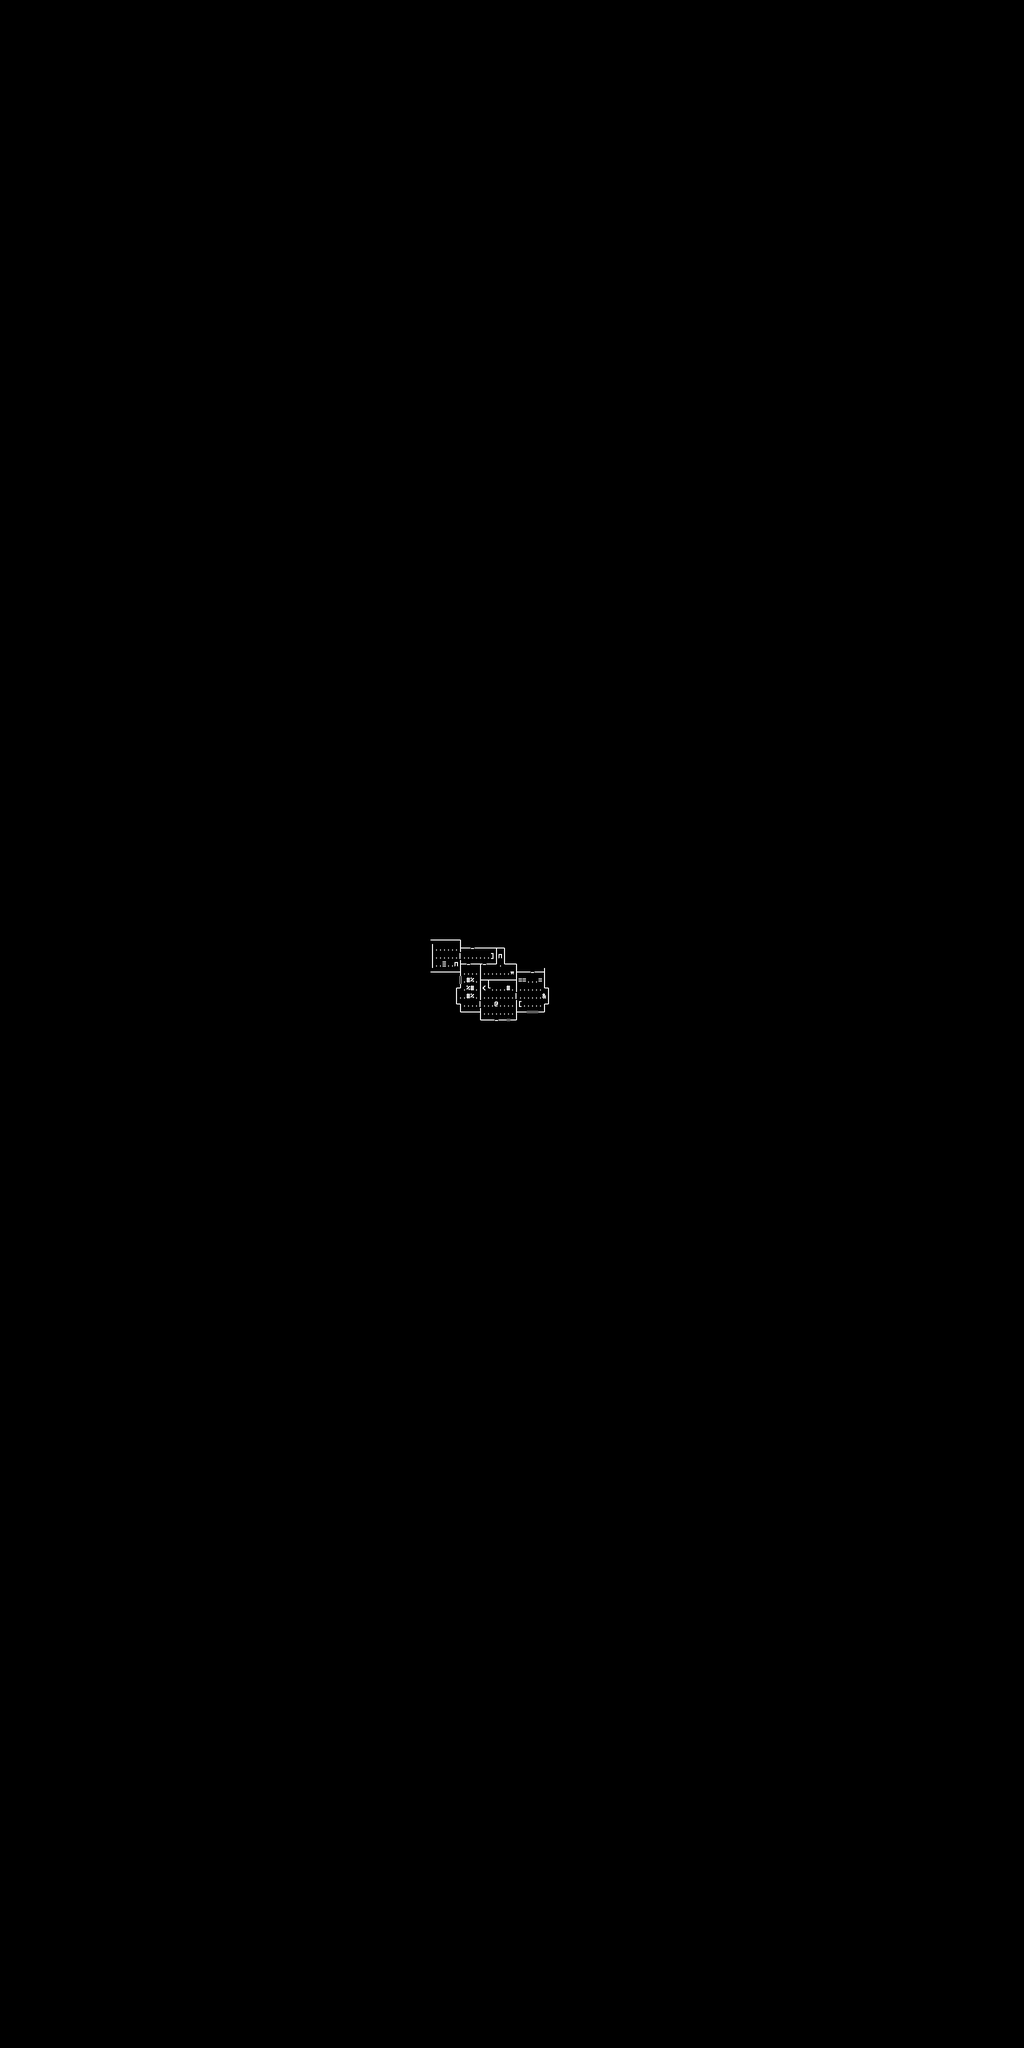

Tiled map render using the project's own tile images. Description and the map definition, with tile-layer contents summarised, below:
An orthogonal 256x256 tile map with 8x16 px tiles, 1 tile layer (TILES) and 50 objects (7x DOOR, 7x EXAMINE_ONLY, 6x $F_TABLE, 5x HIDDEN, 3x $D_GARAGED, ...).

<map version="1.5" tiledversion="1.7.1" orientation="orthogonal" renderorder="right-down" width="256" height="256" tilewidth="8" tileheight="16" infinite="0" nextlayerid="7" nextobjectid="59">
 <tileset firstgid="1" source="world.tsx" />
 <group id="2" name="1F" offsetx="-3" offsety="-32">
  <layer id="1" name="TILES" width="256" height="256">
   <data>[65536 cells, 294 non-empty, 26 distinct tile ids]</data>
  </layer>
  <objectgroup id="3" name="ROOMS" visible="0">
   <object id="1" name="$R_GARAGE" x="866" y="1911" width="56.5" height="65" />
   <object id="5" name="$R_DRAW" x="1042.5" y="1975" width="57.5" height="81" />
   <object id="16" name="$R_DINING" x="924.25" y="1959.5" width="38.5" height="97" />
   <object id="20" name="$R_HALLWAY" x="924" y="1928.5" width="72" height="29.5" />
   <object id="24" name="$R_FOYER" x="962.75" y="1991" width="73.5" height="82" />
   <object id="25" name="$R_DRAW" x="1035.75" y="1975" width="26.5" height="13.5" />
   <object id="26" name="$R_DINING" x="914.25" y="2005" width="10" height="37" />
   <object id="44" name="$R_CLOSET" x="967" y="1959" width="69.5" height="24" />
   <object id="46" name="$R_CLOSET" x="996.25" y="1927.12" width="16.4715" height="32.3835" />
  </objectgroup>
  <objectgroup id="4" name="OBJECTS">
   <object id="6" name="$D_DRAW" x="1035" y="2024">
    <point />
   </object>
   <object id="7" name="$D_HALLWAY" type="DOOR" x="939.881" y="1961.53">
    <point />
   </object>
   <object id="12" name="$D_DINING" type="DOOR" x="962" y="2040.5">
    <point />
   </object>
   <object id="14" name="$F_DOLLHOUSE" x="1019.5" y="2007.5">
    <point />
   </object>
   <object id="15" name="$D_GARAGE" type="DOOR" x="923.5" y="1945.5">
    <point />
   </object>
   <object id="17" name="$D_KITCHEN" type="DOOR" x="947.5" y="1929.5">
    <point />
   </object>
   <object id="18" name="$F_SHELF1" type="EXAMINE_ONLY" x="891" y="1962">
    <point />
   </object>
   <object id="21" name="$D_FOYER" type="DOOR" x="995.5" y="2073">
    <point />
   </object>
   <object id="22" name="$F_STAIR1" type="EXAMINE_ONLY" x="970.5" y="2009">
    <point />
   </object>
   <object id="27" name="$F_STATUE" x="1090.5" y="2025.5">
    <point />
   </object>
   <object id="28" name="$F_BURNT_CHAIR" x="988.5" y="1943.5">
    <point />
   </object>
   <object id="29" name="$F_SHELF2" type="EXAMINE_ONLY" x="1043.5" y="1993">
    <point />
   </object>
   <object id="30" name="$F_SHELF3" x="1052" y="1991.5">
    <point />
   </object>
   <object id="31" name="$D_GARAGED" x="867.5" y="1961.5">
    <point />
   </object>
   <object id="32" name="$D_GARAGED" x="868" y="1945.5">
    <point />
   </object>
   <object id="33" name="$D_GARAGED" x="869.5" y="1922.5">
    <point />
   </object>
   <object id="34" name="$F_DRAWER1" x="916.5" y="1960.5">
    <point />
   </object>
   <object id="35" name="$H_WORKBENCH" type="HIDDEN" x="899.5" y="1964.5">
    <point />
   </object>
   <object id="36" name="$H_WORKBENCH" type="HIDDEN" x="907" y="1964.5">
    <point />
   </object>
   <object id="37" name="$F_GRAFFITI" x="1060" y="2056">
    <point />
   </object>
   <object id="38" name="$F_GRAFFITI" x="1068.5" y="2055.5">
    <point />
   </object>
   <object id="39" name="$F_GRAFFITI" x="1075.5" y="2056">
    <point />
   </object>
   <object id="40" name="$F_CHAIR1" type="EXAMINE_ONLY" x="1044.5" y="2041.5">
    <point />
   </object>
   <object id="41" name="$F_SHELF4" type="EXAMINE_ONLY" x="1083.5" y="1992.5">
    <point />
   </object>
   <object id="42" name="$H_STATUE2" type="HIDDEN" x="924" y="2026">
    <point />
   </object>
   <object id="43" name="$D_CLOSET" type="DOOR" x="972.472" y="1961.44">
    <point />
   </object>
   <object id="45" name="$F_ALTAR" x="1027" y="1977.5">
    <point />
   </object>
   <object id="47" name="$F_PAINTING1" type="EXAMINE_ONLY" x="1019" y="2073.5">
    <point />
   </object>
   <object id="48" name="$D_STUDY" type="DOOR" x="1067.4" y="1977.67">
    <point />
   </object>
   <object id="49" name="$F_TABLE" x="946.9" y="2024.18">
    <point />
   </object>
   <object id="50" name="$F_TABLE" x="939.765" y="1993">
    <point />
   </object>
   <object id="51" name="$F_TABLE" x="947.957" y="2007.53">
    <point />
   </object>
   <object id="52" name="$F_TABLE" x="939.765" y="2024.71">
    <point />
   </object>
   <object id="53" name="$F_TABLE" x="940.029" y="2009.64">
    <point />
   </object>
   <object id="54" name="$F_TABLE" x="946.636" y="1992.2">
    <point />
   </object>
   <object id="55" name="$F_VOTIVE" x="1004.51" y="1944.9">
    <point />
   </object>
   <object id="56" name="$H_WORDS" type="HIDDEN" x="987.33" y="1962.34">
    <point />
   </object>
   <object id="57" name="$H_DIG" type="HIDDEN" x="1003.98" y="2042.94">
    <point />
   </object>
   <object id="58" name="$F_PAINTING2" type="EXAMINE_ONLY" x="924.439" y="1990.35">
    <point />
   </object>
  </objectgroup>
  <objectgroup id="6" name="$TRAT1" visible="0">
   <object id="10" name="RAT" x="996" y="1980.5">
    <point />
   </object>
   <object id="11" name="RATD" x="1028" y="1965">
    <point />
   </object>
  </objectgroup>
 </group>
</map>
